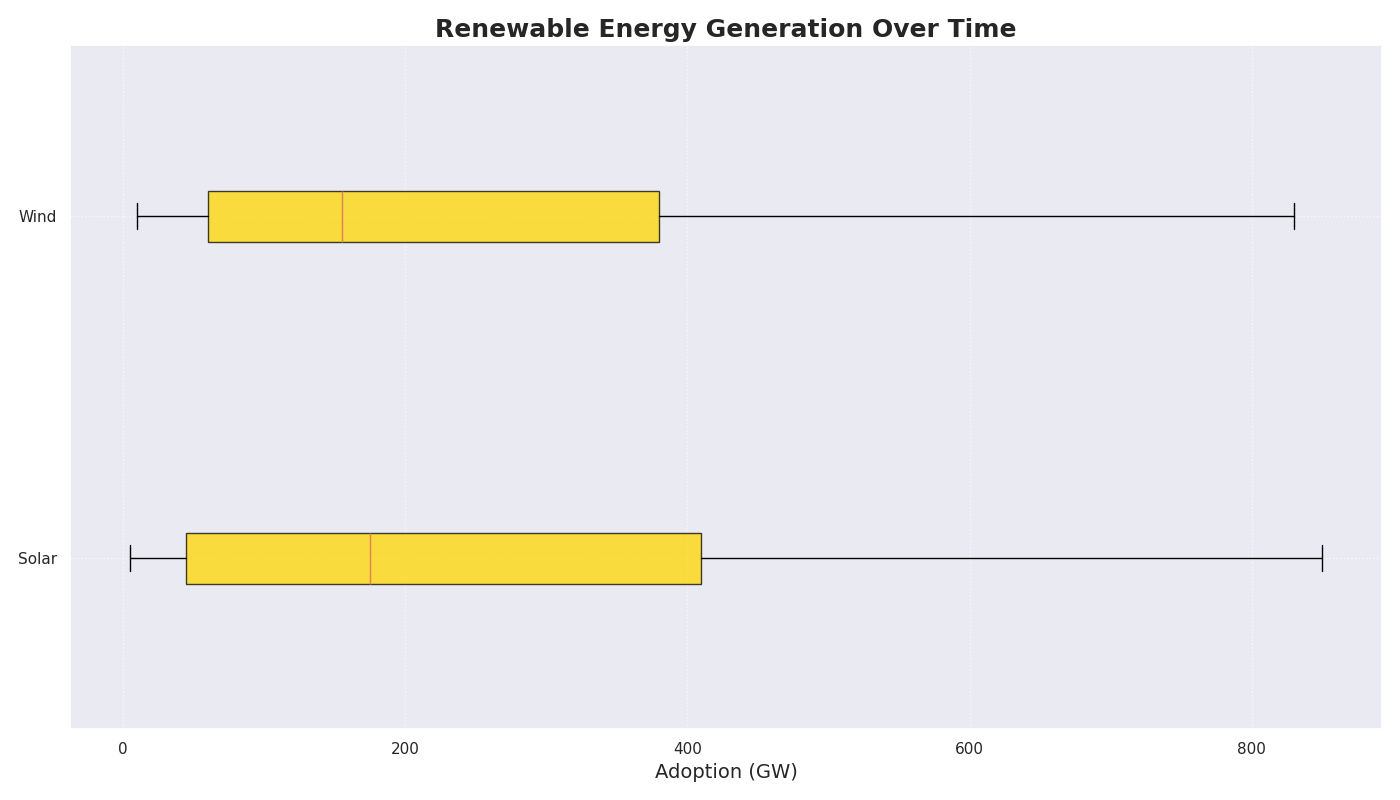

Generate this figure with Python:
import numpy as np
import matplotlib.pyplot as plt

# Remove the 'hydro' data group
solar = np.array([
    5, 10, 15, 20, 30, 45, 60, 85, 110, 140, 
    175, 215, 250, 295, 350, 410, 475, 550, 640, 740, 850
])
wind = np.array([
    10, 15, 20, 30, 45, 60, 75, 90, 110, 130, 
    155, 185, 220, 265, 320, 380, 450, 530, 620, 720, 830
])

# Update energy_data and labels to reflect the removed group
energy_data = [solar, wind]
labels = ['Solar', 'Wind']

fig, ax = plt.subplots(figsize=(14, 8))

ax.boxplot(energy_data, vert=False, patch_artist=True,
           labels=labels, boxprops=dict(facecolor='#FFD700', alpha=0.75))

ax.set_title("Renewable Energy Generation Over Time", fontsize=18, fontweight='bold')
ax.set_xlabel('Adoption (GW)', fontsize=14)

ax.grid(linestyle=':', alpha=0.7)

plt.tight_layout()
plt.show()
